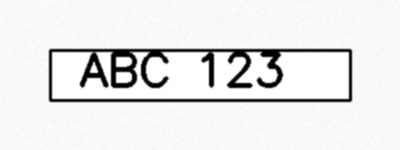
#> input picture test_license_plate.jpg, 400 x 150 px; its folder holds only this picture in this run
$ python -i plate_enhancer.py   (imports and definitions only)   (older library calls are emulated)
#> lines starting #> are read from the running program, lines starting #| are printed output that depends on the picture
### utils/logger.py
"""
Logging setup for the traffic violation detector application.
"""
import logging
import os
from datetime import datetime

def setup_logger(log_file="traffic_violations.log", console_level=logging.INFO, file_level=logging.INFO):
    """
    Set up and configure logging for the application.

    Args:
        log_file (str): Path to the log file
        console_level: Logging level for console output
        file_level: Logging level for file output

    Returns:
        logger: Configured logger instance
    """
    # Create logs directory if it doesn't exist
    log_dir = os.path.dirname(log_file)
    if log_dir and not os.path.exists(log_dir):
        os.makedirs(log_dir, exist_ok=True)

    # Configure logger
    logger = logging.getLogger("traffic_detector")
    logger.setLevel(logging.DEBUG)  # Capture all levels

    # Create formatters
    formatter = logging.Formatter('%(asctime)s - %(name)s - %(levelname)s - %(message)s')

    # Create handlers
    console_handler = logging.StreamHandler()
    console_handler.setLevel(console_level)
    console_handler.setFormatter(formatter)

    file_handler = logging.FileHandler(log_file)
    file_handler.setLevel(file_level)
    file_handler.setFormatter(formatter)

    # Add handlers to logger
    logger.addHandler(console_handler)
    logger.addHandler(file_handler)

    logger.info(f"Logger initialized at {datetime.now().strftime('%Y-%m-%d %H:%M:%S')}")
    return logger

# Default logger instance
logger = setup_logger()

### utils/visualization.py
"""
Enhanced utility functions for displaying detection results on frames.
Updated to clearly mark violation vehicles with red borders and improved
license plate display for enhanced reader integration.
"""
import cv2
import cvzone
import numpy as np
import logging
import os
from datetime import datetime

def setup_logger(log_file="traffic_violations.log", console_level=logging.INFO, file_level=logging.INFO):
    """
    Set up and configure logging for the application.

    Args:
        log_file (str): Path to the log file
        console_level: Logging level for console output
        file_level: Logging level for file output

    Returns:
        logger: Configured logger instance
    """
    # Create logs directory if it doesn't exist
    log_dir = os.path.dirname(log_file)
    if log_dir and not os.path.exists(log_dir):
        os.makedirs(log_dir, exist_ok=True)

    # Configure logger
    logger = logging.getLogger("traffic_detector")
    logger.setLevel(logging.DEBUG)  # Capture all levels

    # Clear existing handlers to avoid duplicates
    logger.handlers.clear()

    # Create formatters
    formatter = logging.Formatter('%(asctime)s - %(name)s - %(levelname)s - %(message)s')

    # Create handlers
    console_handler = logging.StreamHandler()
    console_handler.setLevel(console_level)
    console_handler.setFormatter(formatter)

    file_handler = logging.FileHandler(log_file)
    file_handler.setLevel(file_level)
    file_handler.setFormatter(formatter)

    # Add handlers to logger
    logger.addHandler(console_handler)
    logger.addHandler(file_handler)

    logger.info(f"Logger initialized at {datetime.now().strftime('%Y-%m-%d %H:%M:%S')}")
    return logger

# Default logger instance
logger = setup_logger()

# [232 lines left out: functions draw_bounding_box, draw_vehicle_info, draw_traffic_light, draw_roi_polygon, draw_status_info, not called in this run]

### models/plate_enhancer.py
"""
Image Quality Enhancer for License Plate Recognition
Enhances violation images to improve license plate readability without sklearn dependencies.
"""
import cv2
import numpy as np
from PIL import Image, ImageEnhance, ImageFilter
import os
import sys

# Add parent directory to path to import utils
sys.path.append(os.path.dirname(os.path.dirname(os.path.abspath(__file__))))

try:
    from utils import logger
except ImportError:
    # Fallback logger if utils not available
    import logging
    logger = logging.getLogger(__name__)
    logger.setLevel(logging.INFO)
    if not logger.handlers:
        handler = logging.StreamHandler()
        formatter = logging.Formatter('%(asctime)s - %(name)s - %(levelname)s - %(message)s')
        handler.setFormatter(formatter)
        logger.addHandler(handler)

class PlateImageEnhancer:
    """
    Enhances license plate images using various image processing techniques
    to improve OCR accuracy without sklearn dependencies.
    """

    def __init__(self):
        """Initialize the image enhancer."""
        self.enhancement_methods = {
            'deblur': self._deblur_image,
            'denoise': self._denoise_image,
            'contrast': self._enhance_contrast,
            'sharpening': self._sharpen_image,
            'super_resolution': self._super_resolution,
            'adaptive_histogram': self._adaptive_histogram_equalization,
            'gamma_correction': self._gamma_correction,
            'unsharp_mask': self._unsharp_mask
        }

        logger.info("Plate image enhancer initialized (no sklearn dependencies)")

    def enhance_violation_image(self, image_path, output_path=None, methods='auto'):
        """
        Enhance a violation image for better license plate recognition.

        Args:
            image_path: Path to the input violation image
            output_path: Path to save enhanced image (optional)
            methods: Enhancement methods to apply ('auto', 'all', or list of method names)

        Returns:
            numpy.ndarray: Enhanced image array
        """
#> called with image_path = '../test_license_plate.jpg', methods = 'auto'
        try:
            # Read the image
            image = cv2.imread(image_path)
#> image is the input picture: shape (150, 400, 3); mean B, G, R 232, 232.1, 232.1
            if image is None:
                logger.error(f"Failed to read image: {image_path}")
                return None

            logger.info(f"Enhancing image: {image_path}")

            # Apply enhancement methods
            if methods == 'auto':
                enhanced_image = self._auto_enhance(image)
            elif methods == 'all':
                enhanced_image = self._apply_all_methods(image)
            elif isinstance(methods, list):
                enhanced_image = self._apply_selected_methods(image, methods)
            else:
                enhanced_image = image.copy()

            # Save enhanced image if output path provided
            if output_path:
                cv2.imwrite(output_path, enhanced_image)
                logger.info(f"Enhanced image saved: {output_path}")

            return enhanced_image

        except Exception as e:
            logger.error(f"Error enhancing image: {e}")
            return None

    # [48 lines left out: function enhance_license_plate_region, not called in this run]

    def _auto_enhance(self, image):
        """Automatically determine and apply the best enhancement methods."""
        # Analyze image quality first
        blur_score = self._calculate_blur_score(image)
        noise_score = self._calculate_noise_score(image)
        contrast_score = self._calculate_contrast_score(image)

        enhanced = image.copy()

        # Apply enhancements based on image analysis
        if blur_score < 50:  # Image is blurry
            enhanced = self._deblur_image(enhanced)
            enhanced = self._sharpen_image(enhanced, strength=0.8)

        if noise_score > 30:  # Image is noisy
            enhanced = self._denoise_image(enhanced)

        if contrast_score < 40:  # Low contrast
            enhanced = self._adaptive_histogram_equalization(enhanced)
            enhanced = self._enhance_contrast(enhanced, factor=1.4)

        # Always apply some basic enhancement
        enhanced = self._gamma_correction(enhanced, gamma=1.1)

        logger.debug(f"Auto enhancement applied - Blur: {blur_score:.1f}, Noise: {noise_score:.1f}, Contrast: {contrast_score:.1f}")
        return enhanced

    # [163 lines left out: functions _apply_all_methods, _apply_selected_methods, _deblur_image, _denoise_image, _enhance_contrast, _sharpen_image and 2 more, not called in this run]

    def _gamma_correction(self, image, gamma=1.2):
        """Apply gamma correction."""
        try:
            # Build lookup table
            inv_gamma = 1.0 / gamma
            table = np.array([((i / 255.0) ** inv_gamma) * 255 for i in np.arange(0, 256)]).astype("uint8")

            # Apply gamma correction
            corrected = cv2.LUT(image, table)
            return corrected

        except Exception as e:
            logger.error(f"Error in gamma correction: {e}")
            return image

    # [21 lines left out: function _unsharp_mask, not called in this run]

    # Image Quality Analysis Methods
    def _calculate_blur_score(self, image):
        """Calculate blur score using Laplacian variance."""
        try:
            if len(image.shape) == 3:
                gray = cv2.cvtColor(image, cv2.COLOR_BGR2GRAY)
            else:
                gray = image

            return cv2.Laplacian(gray, cv2.CV_64F).var()
        except:
            return 50  # Default moderate score

    def _calculate_noise_score(self, image):
        """Estimate noise level in the image."""
        try:
            if len(image.shape) == 3:
                gray = cv2.cvtColor(image, cv2.COLOR_BGR2GRAY)
            else:
                gray = image

            # Use standard deviation of Laplacian as noise indicator
            laplacian = cv2.Laplacian(gray, cv2.CV_64F)
            noise_score = np.std(laplacian)
            return min(noise_score, 100)  # Cap at 100
        except:
            return 20  # Default low noise

    def _calculate_contrast_score(self, image):
        """Calculate contrast score using RMS contrast."""
        try:
            if len(image.shape) == 3:
                gray = cv2.cvtColor(image, cv2.COLOR_BGR2GRAY)
            else:
                gray = image

            # RMS contrast
            contrast = np.std(gray.astype(np.float32))
            return min(contrast, 100)  # Cap at 100
        except:
            return 40  # Default moderate contrast

    # [82 lines left out: functions enhance_batch, create_comparison_image, not called in this run]

>>> result = PlateImageEnhancer().enhance_violation_image('../test_license_plate.jpg')
#> in _auto_enhance, `blur_score = self._calculate_blur_score(image)`: blur_score = 705.3
#> in _calculate_noise_score, `laplacian = cv2.Laplacian(gray, cv2.CV_64F)`:
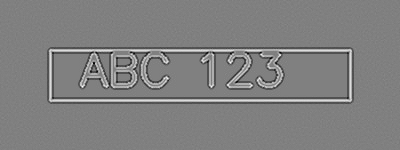
#> laplacian: shape (150, 400) float64; min -175, max 173, mean 0; drawn with min black and max white
#> in _calculate_noise_score, `noise_score = np.std(laplacian)`: noise_score = 26.56
#> in _calculate_contrast_score, `contrast = np.std(gray.astype(np.float32))`: contrast = 57.71
